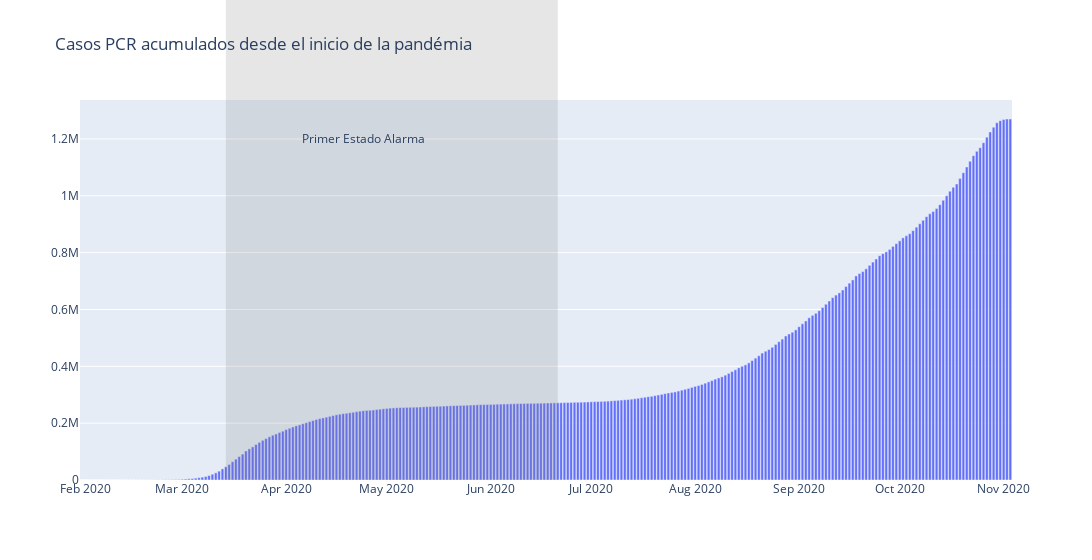

Source (notebook cell):
### Markdown cell above
Si nos fijamos en los positivos acumulados, las tendencias son prácticamente las mismas, como es lógico:

### Code cell
fig = go.Figure(data=[go.Bar(x=spain['fecha'], y=spain['cases_accumulated'])], layout=go.Layout(title=go.layout.Title(text='Casos PCR acumulados desde el inicio de la pandémia')))
fig.add_vrect(x0='2020-03-14', x1='2020-06-21', y1=1400000, line_width=0, fillcolor='grey', opacity=0.2)
fig.add_annotation(text='Primer Estado Alarma', hovertext='Periodo de declaración del primer Estado de Alarma de la pandémia', x='2020-04-24', y=1200000, showarrow=False)
fig.update_layout(width=1200)
fig.show()

### Figure 1 — Plotly figure (JSON) as saved in the notebook; plotly's stock layout.template omitted (floating-point values rounded to 4 significant figures; data arrays with more than 128 entries replaced by an {"elided": "..."} marker saying what was removed)
{"data": [{"type": "bar", "x": {"elided": "278 str values"}, "y": {"elided": "278 int values"}}], "layout": {"annotations": [{"hovertext": "Periodo de declaración del primer Estado de Alarma de la pandémia", "showarrow": false, "text": "Primer Estado Alarma", "x": "2020-04-24", "y": 1200000}], "shapes": [{"fillcolor": "grey", "line": {"width": 0}, "opacity": 0.2, "type": "rect", "x0": "2020-03-14", "x1": "2020-06-21", "xref": "x", "y0": 0, "y1": 1400000, "yref": "y domain"}], "title": {"text": "Casos PCR acumulados desde el inicio de la pandémia"}, "width": 1200}}
